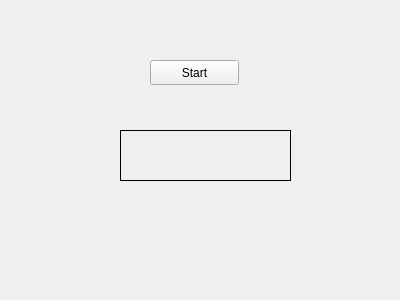
<?xml version="1.0" encoding="UTF-8"?>
<ui version="4.0">
 <class>MainWindow</class>
 <widget class="QMainWindow" name="MainWindow">
  <property name="geometry">
   <rect>
    <x>0</x>
    <y>0</y>
    <width>400</width>
    <height>300</height>
   </rect>
  </property>
  <property name="windowTitle">
   <string>VideoA</string>
  </property>
  <widget class="QWidget" name="centralWidget">
   <widget class="QPushButton" name="startBtn">
    <property name="geometry">
     <rect>
      <x>150</x>
      <y>60</y>
      <width>89</width>
      <height>25</height>
     </rect>
    </property>
    <property name="text">
     <string>Start</string>
    </property>
   </widget>
   <widget class="QLabel" name="dispLb">
    <property name="geometry">
     <rect>
      <x>120</x>
      <y>130</y>
      <width>171</width>
      <height>51</height>
     </rect>
    </property>
    <property name="frameShape">
     <enum>QFrame::Box</enum>
    </property>
    <property name="text">
     <string/>
    </property>
   </widget>
  </widget>
 </widget>
 <layoutdefault spacing="6" margin="11"/>
 <resources/>
 <connections/>
</ui>
